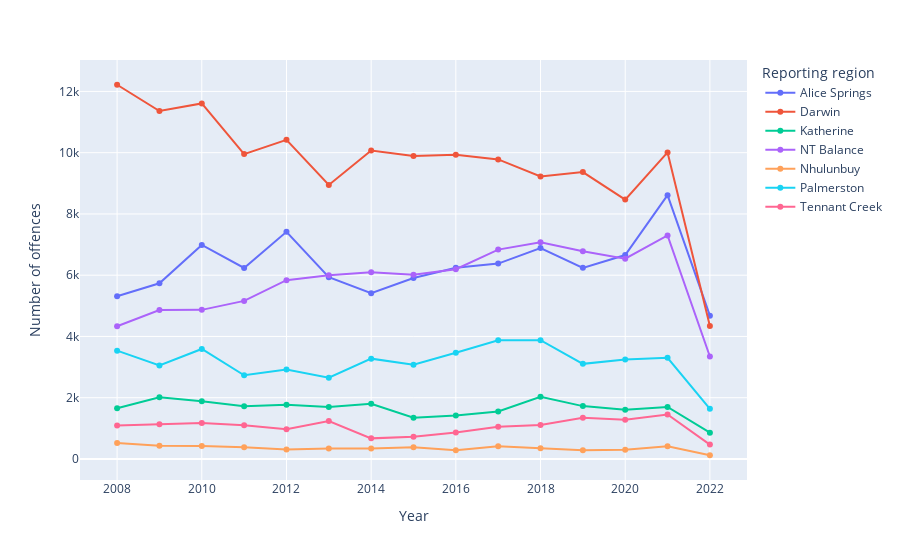

The code cell stored with this chart in its notebook:
### Markdown cell above
<h2 style = 'color: blue'> Regional Trend </h2>

> *In 2017, the governments of the UK, Germany and Canada issued travel advisories to their citizens travelling in Australia, singling out Alice Springs as a place where extra precautions should be taken: "Take care in the town centre of Alice Springs at night. There have been a number of incidents of harassment, robberies and attacks (including sexual assault) on foreign tourists." (UK).*
>
> -- "Foreign travellers warned about visiting Alice Springs". The New Daily. 15 March 2017. Retrieved 9 October 2019.

### Code cell
px.line(region_year_offences_df, x = 'Year', y = 'Number of offences', color = 'Reporting region', markers = True)

### Figure 1 — Plotly figure (JSON) as saved in the notebook; plotly's stock layout.template omitted (floating-point values rounded to 4 significant figures)
{"data": [{"hovertemplate": "Reporting region=Alice Springs<br>Year=%{x}<br>Number of offences=%{y}<extra></extra>", "legendgroup": "Alice Springs", "line": {"color": "#636efa", "dash": "solid"}, "marker": {"symbol": "circle"}, "mode": "markers+lines", "name": "Alice Springs", "orientation": "v", "showlegend": true, "type": "scatter", "x": [2008, 2009, 2010, 2011, 2012, 2013, 2014, 2015, 2016, 2017, 2018, 2019, 2020, 2021, 2022], "xaxis": "x", "y": [5312, 5735, 6989, 6235, 7418, 5935, 5410, 5907, 6244, 6379, 6887, 6240, 6657, 8613, 4678], "yaxis": "y"}, {"hovertemplate": "Reporting region=Darwin<br>Year=%{x}<br>Number of offences=%{y}<extra></extra>", "legendgroup": "Darwin", "line": {"color": "#EF553B", "dash": "solid"}, "marker": {"symbol": "circle"}, "mode": "markers+lines", "name": "Darwin", "orientation": "v", "showlegend": true, "type": "scatter", "x": [2008, 2009, 2010, 2011, 2012, 2013, 2014, 2015, 2016, 2017, 2018, 2019, 2020, 2021, 2022], "xaxis": "x", "y": [12218, 11359, 11609, 9954, 10420, 8947, 10073, 9891, 9933, 9780, 9223, 9368, 8468, 10009, 4343], "yaxis": "y"}, {"hovertemplate": "Reporting region=Katherine<br>Year=%{x}<br>Number of offences=%{y}<extra></extra>", "legendgroup": "Katherine", "line": {"color": "#00cc96", "dash": "solid"}, "marker": {"symbol": "circle"}, "mode": "markers+lines", "name": "Katherine", "orientation": "v", "showlegend": true, "type": "scatter", "x": [2008, 2009, 2010, 2011, 2012, 2013, 2014, 2015, 2016, 2017, 2018, 2019, 2020, 2021, 2022], "xaxis": "x", "y": [1654, 2017, 1886, 1723, 1769, 1696, 1799, 1344, 1415, 1552, 2027, 1725, 1606, 1697, 858], "yaxis": "y"}, {"hovertemplate": "Reporting region=NT Balance<br>Year=%{x}<br>Number of offences=%{y}<extra></extra>", "legendgroup": "NT Balance", "line": {"color": "#ab63fa", "dash": "solid"}, "marker": {"symbol": "circle"}, "mode": "markers+lines", "name": "NT Balance", "orientation": "v", "showlegend": true, "type": "scatter", "x": [2008, 2009, 2010, 2011, 2012, 2013, 2014, 2015, 2016, 2017, 2018, 2019, 2020, 2021, 2022], "xaxis": "x", "y": [4332, 4861, 4868, 5161, 5837, 5995, 6096, 6012, 6194, 6835, 7076, 6781, 6538, 7297, 3346], "yaxis": "y"}, {"hovertemplate": "Reporting region=Nhulunbuy<br>Year=%{x}<br>Number of offences=%{y}<extra></extra>", "legendgroup": "Nhulunbuy", "line": {"color": "#FFA15A", "dash": "solid"}, "marker": {"symbol": "circle"}, "mode": "markers+lines", "name": "Nhulunbuy", "orientation": "v", "showlegend": true, "type": "scatter", "x": [2008, 2009, 2010, 2011, 2012, 2013, 2014, 2015, 2016, 2017, 2018, 2019, 2020, 2021, 2022], "xaxis": "x", "y": [523, 432, 422, 379, 305, 343, 339, 381, 288, 416, 352, 286, 297, 411, 121], "yaxis": "y"}, {"hovertemplate": "Reporting region=Palmerston<br>Year=%{x}<br>Number of offences=%{y}<extra></extra>", "legendgroup": "Palmerston", "line": {"color": "#19d3f3", "dash": "solid"}, "marker": {"symbol": "circle"}, "mode": "markers+lines", "name": "Palmerston", "orientation": "v", "showlegend": true, "type": "scatter", "x": [2008, 2009, 2010, 2011, 2012, 2013, 2014, 2015, 2016, 2017, 2018, 2019, 2020, 2021, 2022], "xaxis": "x", "y": [3537, 3053, 3591, 2733, 2918, 2652, 3275, 3076, 3467, 3878, 3876, 3105, 3244, 3301, 1638], "yaxis": "y"}, {"hovertemplate": "Reporting region=Tennant Creek<br>Year=%{x}<br>Number of offences=%{y}<extra></extra>", "legendgroup": "Tennant Creek", "line": {"color": "#FF6692", "dash": "solid"}, "marker": {"symbol": "circle"}, "mode": "markers+lines", "name": "Tennant Creek", "orientation": "v", "showlegend": true, "type": "scatter", "x": [2008, 2009, 2010, 2011, 2012, 2013, 2014, 2015, 2016, 2017, 2018, 2019, 2020, 2021, 2022], "xaxis": "x", "y": [1091, 1136, 1173, 1097, 971, 1238, 672, 729, 865, 1050, 1107, 1344, 1277, 1451, 470], "yaxis": "y"}], "layout": {"legend": {"title": {"text": "Reporting region"}, "tracegroupgap": 0}, "margin": {"t": 60}, "xaxis": {"anchor": "y", "domain": [0, 1], "title": {"text": "Year"}}, "yaxis": {"anchor": "x", "domain": [0, 1], "title": {"text": "Number of offences"}}}}
